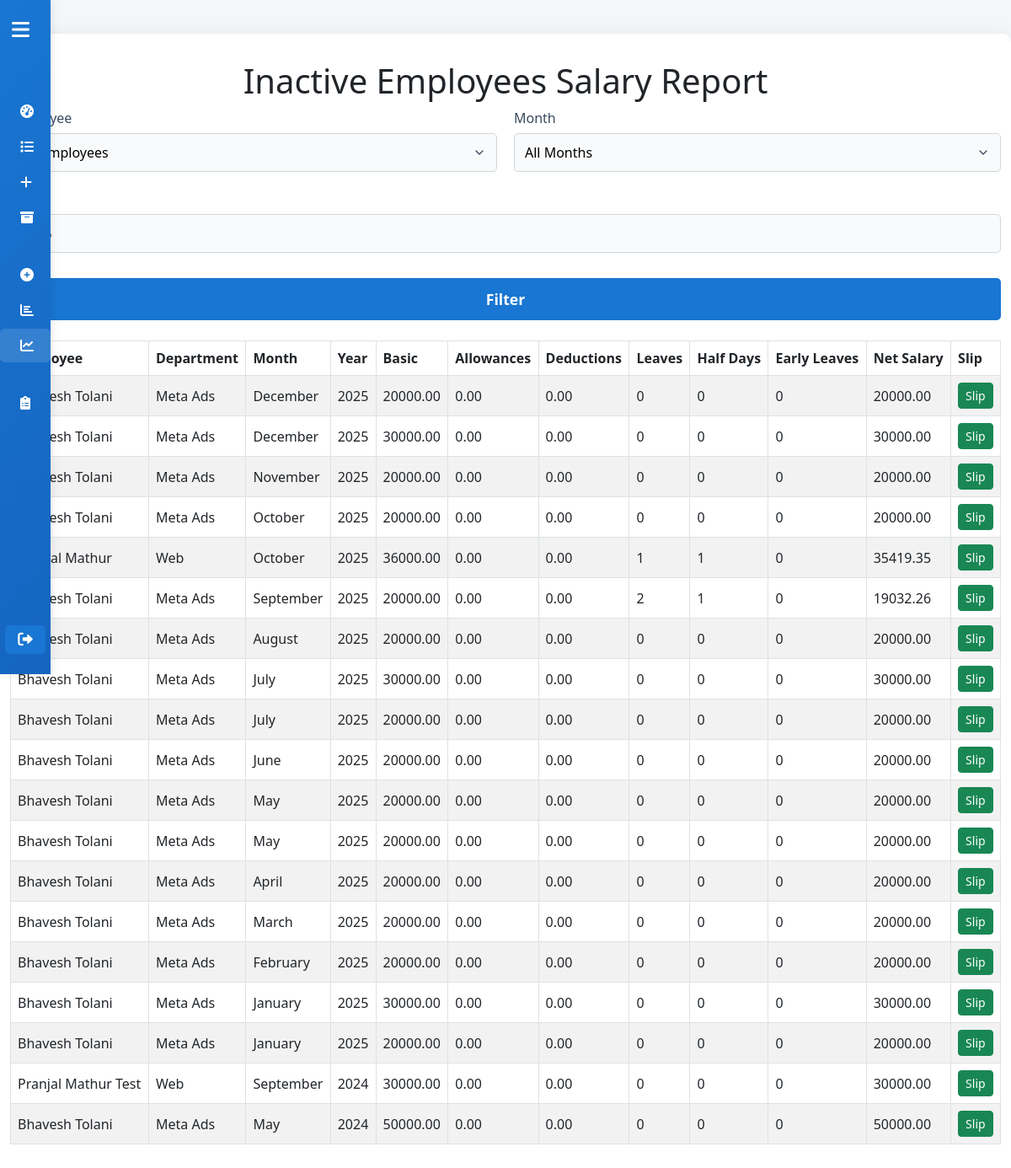
The page /inactive_salary_report.php (signed in) on the database its author committed.
### tables this page shows
CREATE TABLE `salary_records` (
  `id` int(11) NOT NULL,
  `employee_id` int(11) NOT NULL,
  `month` int(11) NOT NULL,
  `year` int(11) NOT NULL,
  `basic_salary` decimal(10,2) NOT NULL,
  `allowances` decimal(10,2) DEFAULT 0.00,
  `deductions` decimal(10,2) DEFAULT 0.00,
  `leaves` int(11) DEFAULT 0,
  `half_days` int(11) DEFAULT 0,
  `early_leaves` int(11) DEFAULT 0,
  `net_salary` decimal(10,2) NOT NULL,
  `created_at` timestamp NULL DEFAULT current_timestamp()
);

CREATE TABLE `employees` (
  `id` int(11) NOT NULL,
  `name` varchar(100) NOT NULL,
  `department` varchar(100) DEFAULT NULL,
  `created_at` timestamp NULL DEFAULT current_timestamp(),
  `status` enum('active','inactive') NOT NULL DEFAULT 'active',
  `email` varchar(255) DEFAULT NULL,
  `dob` date DEFAULT NULL,
  `company_email` varchar(255) DEFAULT NULL,
  `date_of_joining` date DEFAULT NULL,
  `documents_submitted` text DEFAULT NULL,
  `manager` varchar(255) DEFAULT NULL,
  `assets_given` text DEFAULT NULL,
  `basic_salary` decimal(10,2) DEFAULT 0.00,
  `phone` varchar(20) DEFAULT NULL,
  `emergency_phone` varchar(20) DEFAULT NULL,
  `father_name` varchar(100) DEFAULT NULL,
  `address` varchar(255) DEFAULT NULL,
  `city` varchar(100) DEFAULT NULL,
  `state` varchar(100) DEFAULT NULL,
  `qualification` varchar(100) DEFAULT NULL,
  `previous_employers` varchar(255) DEFAULT NULL,
  `bank_name` varchar(100) DEFAULT NULL,
  `branch_name` varchar(100) DEFAULT NULL,
  `account_number` varchar(50) DEFAULT NULL,
  `ifsc_code` varchar(20) DEFAULT NULL,
  `username` varchar(50) DEFAULT NULL,
  `password_hash` varchar(255) DEFAULT NULL
);

### inactive_salary_report.php (the view, shortened to what this page needs)
<?php
require 'db.php';
$where = ["e.status = 'inactive'"];
$sql = "SELECT sr.*, e.name AS employee_name, e.department
        FROM salary_records sr
        JOIN employees e ON sr.employee_id = e.id";
if ($where) {
    $sql .= " WHERE " . implode(' AND ', $where);
}
$sql .= " ORDER BY year DESC, month DESC, employee_name ASC";
$stmt = $conn->prepare($sql);
$stmt->execute();
$records = $stmt->get_result();
?>
<!DOCTYPE html>
<html lang="en">
<head>
    <link rel="stylesheet" href="style.css">
</head>
<body>
    <?php include "header.php" ?>
<div class="container">
    <h1>Inactive Employees Salary Report</h1>
    <form method="GET" class="employee-form" style="margin-bottom: 24px;">
        <div class="form-group">
            <label for="employee_id">Employee</label>
            <select name="employee_id" id="employee_id">
                <option value="">All Employees</option>
            </select>
        </div>
        <div class="form-group">
            <label for="month">Month</label>
            <select name="month" id="month">
                <option value="">All Months</option>
            </select>
        </div>
        <div class="form-group">
            <label for="year">Year</label>
            <input type="number" name="year" id="year" value="<?= isset($_GET['year']) ? htmlspecialchars($_GET['year']) : date('Y') ?>">
        </div>
        <button type="submit">Filter</button>
    </form>
    <table border="1" class="table table-striped table-bordered align-middle">
        <thead>
            <tr>
                <th>Employee</th>
                <th>Department</th>
                <th>Month</th>
                <th>Year</th>
                <th>Basic</th>
                <th>Allowances</th>
                <th>Deductions</th>
                <th>Leaves</th>
                <th>Half Days</th>
                <th>Early Leaves</th>
                <th>Net Salary</th>
                <th>Slip</th>
            </tr>
        </thead>
        <tbody>
        <?php if ($records && $records->num_rows > 0): ?>
            <?php while ($row = $records->fetch_assoc()): ?>
                <tr>
                    <td><?= htmlspecialchars($row['employee_name']) ?></td>
                    <td><?= htmlspecialchars($row['department']) ?></td>
                    <td><?= date('F', mktime(0, 0, 0, $row['month'], 10)) ?></td>
                    <td><?= htmlspecialchars($row['year']) ?></td>
                    <td><?= htmlspecialchars($row['basic_salary']) ?></td>
                    <td><?= htmlspecialchars($row['allowances']) ?></td>
                    <td><?= htmlspecialchars($row['deductions']) ?></td>
                    <td><?= htmlspecialchars($row['leaves']) ?></td>
                    <td><?= htmlspecialchars($row['half_days']) ?></td>
                    <td><?= htmlspecialchars($row['early_leaves']) ?></td>
                    <td><?= htmlspecialchars($row['net_salary']) ?></td>
                    <td>
                        <a href="generate_slip.php?id=<?= htmlspecialchars($row['id']) ?>" class="btn btn-sm btn-success" target="_blank">Slip</a>
                    </td>
                </tr>
            <?php endwhile; ?>
        <?php else: ?>
            <tr><td colspan="12">No records found.</td></tr>
        <?php endif; ?>
        </tbody>
    </table>
</div>
</body>
</html>

### header.php (shortened to what this page needs)
<link href="https://cdn.jsdelivr.net/npm/bootstrap@5.3.0/dist/css/bootstrap.min.css" rel="stylesheet">
<link href="https://cdnjs.cloudflare.com/ajax/libs/font-awesome/6.0.0/css/all.min.css" rel="stylesheet">
<div class="sidebar" id="sidebar">
    <button class="hamburger" id="sidebarToggle" aria-label="Toggle navigation">
        <i class="fas fa-bars"></i>
    </button>
    <div class="sidebar-section">
        <a class="nav-link <?= basename($_SERVER['PHP_SELF']) === 'dashboard.php' ? 'active' : '' ?>" href="dashboard.php">
            <i class="fas fa-tachometer-alt"></i><span class="nav-text">Dashboard</span>
        </a>
        <a class="nav-link <?= basename($_SERVER['PHP_SELF']) === 'employee_list.php' ? 'active' : '' ?>" href="employee_list.php">
            <i class="fas fa-list"></i><span class="nav-text">Employee List</span>
        </a>
        <a class="nav-link <?= basename($_SERVER['PHP_SELF']) === 'employees.php' ? 'active' : '' ?>" href="employees.php">
            <i class="fas fa-plus"></i><span class="nav-text">Add Employee</span>
        </a>
        <a class="nav-link <?= basename($_SERVER['PHP_SELF']) === 'archived_employees.php' ? 'active' : '' ?>" href="archived_employees.php">
            <i class="fas fa-archive"></i><span class="nav-text">Archived Employees</span>
        </a>
    </div>
    <div class="sidebar-section">
        <a class="nav-link <?= basename($_SERVER['PHP_SELF']) === 'salary_entry.php' ? 'active' : '' ?>" href="salary_entry.php">
            <i class="fas fa-plus-circle"></i><span class="nav-text">Salary Entry</span>
        </a>
        <a class="nav-link <?= basename($_SERVER['PHP_SELF']) === 'salary_report.php' ? 'active' : '' ?>" href="salary_report.php">
            <i class="fas fa-chart-bar"></i><span class="nav-text">Salary Report</span>
        </a>
        <a class="nav-link <?= basename($_SERVER['PHP_SELF']) === 'inactive_salary_report.php' ? 'active' : '' ?>" href="inactive_salary_report.php">
            <i class="fas fa-chart-line"></i><span class="nav-text">Inactive Salary Report</span>
        </a>
    </div>
    <div class="sidebar-section">
        <a class="nav-link <?= basename($_SERVER['PHP_SELF']) === 'leave_applications.php' ? 'active' : '' ?>" href="leave_applications.php">
            <i class="fas fa-clipboard-list"></i><span class="nav-text">Leave Applications</span>
        </a>
    </div>
    <form action="logout.php" method="post" class="logout-btn">
        <button type="submit" class="btn btn-danger w-100 d-flex align-items-center justify-content-center">
            <i class="fas fa-sign-out-alt"></i><span class="logout-text">Logout</span>
        </button>
    </form>
</div>

### style.css (style rules this page uses)
body { font-family: 'Segoe UI', Arial, sans-serif; background: #f4f6f8; margin: 0; padding: 0; }
.container { max-width: 1240px !important; margin: 40px auto; background: #fff; border-radius: 10px; box-shadow: 0 4px 24px rgba(0,0,0,0.08); padding: 32px 24px 32px 24px; }
h1, h2 { text-align: center; color: #2d3a4b; margin-bottom: 24px; }
form { display: flex; flex-wrap: wrap; gap: 20px; margin-bottom: 32px; justify-content: space-between; }
.form-group { flex: 1 1 45%; display: flex; flex-direction: column; margin-bottom: 0; }
.form-group label { margin-bottom: 6px; color: #3a4a5d; font-weight: 500; }
.form-group input { padding: 10px 12px; border: 1px solid #cfd8dc; border-radius: 5px; font-size: 1rem; background: #f9fafb; transition: border 0.2s; }
.form-group select { padding: 10px 12px; border: 1px solid #cfd8dc; border-radius: 5px; font-size: 1rem; background: #f9fafb; transition: border 0.2s; cursor: pointer; appearance: none; -webkit-appearance: none; -moz-appearance: none; background-repeat: no-repeat; background-position: right 12px center; background-size: 16px; padding-right: 40px; }
button[type="submit"] { flex: 1 1 100%; padding: 12px 0; background: #1976d2; color: #fff; border: none; border-radius: 5px; font-size: 1.1rem; font-weight: 600; cursor: pointer; margin-top: 10px; transition: background 0.2s; }

### header.php (style rules this page uses)
body { background: #f4f6fa; }
.sidebar { position: fixed; top: 0; left: 0; height: 100vh; width: 60px; background: linear-gradient(135deg, #1976d2 0%, #1565c0 100%); color: #fff; z-index: 1040; box-shadow: 2px 0 10px rgba(0,0,0,0.08); display: flex; flex-direction: column; align-items: center; padding-top: 1rem; transition: width 0.2s; }
.sidebar .hamburger { background: none; border: none; color: #fff; font-size: 1.5rem; margin-bottom: 1.5rem; margin-left: 0.5rem; cursor: pointer; outline: none; align-self: flex-start; }
.sidebar .nav-link { color: #fff; font-weight: 500; border-radius: 6px; margin: 2px 0; padding: 0.75rem 1.5rem; transition: all 0.2s; display: flex; align-items: center; width: 100%; white-space: nowrap; }
.sidebar .nav-link.active, .sidebar .nav-link:hover { background: rgba(255,255,255,0.13); color: #fff; font-weight: 600; }
.sidebar .sidebar-section { margin-bottom: 1.5rem; width: 100%; }
.sidebar .logout-btn { margin-top: auto; margin-bottom: 1.5rem; width: 80%; align-self: center; }
.sidebar:not(.expanded) .logout-btn .btn { width: 40px; padding: 0.5rem 0.5rem; }

### rows shown on the page
salary_records: employee.name "Bhavesh Tolani", employee.department "Meta Ads", month "December", year "2025", basic_salary "20000.00", allowances "0.00", deductions "0.00", leaves "0", half_days "0", early_leaves "0", net_salary "20000.00"
salary_records: employee.name "Bhavesh Tolani", employee.department "Meta Ads", month "December", year "2025", basic_salary "30000.00", allowances "0.00", deductions "0.00", leaves "0", half_days "0", early_leaves "0", net_salary "30000.00"
salary_records: employee.name "Bhavesh Tolani", employee.department "Meta Ads", month "November", year "2025", basic_salary "20000.00", allowances "0.00", deductions "0.00", leaves "0", half_days "0", early_leaves "0", net_salary "20000.00"
salary_records: employee.name "Bhavesh Tolani", employee.department "Meta Ads", month "October", year "2025", basic_salary "20000.00", allowances "0.00", deductions "0.00", leaves "0", half_days "0", early_leaves "0", net_salary "20000.00"
salary_records: employee.name "Pranjal Mathur", employee.department "Web", month "October", year "2025", basic_salary "36000.00", allowances "0.00", deductions "0.00", leaves "1", half_days "1", early_leaves "0", net_salary "35419.35"
salary_records: employee.name "Bhavesh Tolani", employee.department "Meta Ads", month "September", year "2025", basic_salary "20000.00", allowances "0.00", deductions "0.00", leaves "2", half_days "1", early_leaves "0", net_salary "19032.26"
salary_records: employee.name "Bhavesh Tolani", employee.department "Meta Ads", month "August", year "2025", basic_salary "20000.00", allowances "0.00", deductions "0.00", leaves "0", half_days "0", early_leaves "0", net_salary "20000.00"
salary_records: employee.name "Bhavesh Tolani", employee.department "Meta Ads", month "July", year "2025", basic_salary "30000.00", allowances "0.00", deductions "0.00", leaves "0", half_days "0", early_leaves "0", net_salary "30000.00"
salary_records: employee.name "Bhavesh Tolani", employee.department "Meta Ads", month "July", year "2025", basic_salary "20000.00", allowances "0.00", deductions "0.00", leaves "0", half_days "0", early_leaves "0", net_salary "20000.00"
salary_records: employee.name "Bhavesh Tolani", employee.department "Meta Ads", month "June", year "2025", basic_salary "20000.00", allowances "0.00", deductions "0.00", leaves "0", half_days "0", early_leaves "0", net_salary "20000.00"
salary_records: employee.name "Bhavesh Tolani", employee.department "Meta Ads", month "May", year "2025", basic_salary "20000.00", allowances "0.00", deductions "0.00", leaves "0", half_days "0", early_leaves "0", net_salary "20000.00"
salary_records: employee.name "Bhavesh Tolani", employee.department "Meta Ads", month "May", year "2025", basic_salary "20000.00", allowances "0.00", deductions "0.00", leaves "0", half_days "0", early_leaves "0", net_salary "20000.00"
salary_records: employee.name "Bhavesh Tolani", employee.department "Meta Ads", month "April", year "2025", basic_salary "20000.00", allowances "0.00", deductions "0.00", leaves "0", half_days "0", early_leaves "0", net_salary "20000.00"
salary_records: employee.name "Bhavesh Tolani", employee.department "Meta Ads", month "March", year "2025", basic_salary "20000.00", allowances "0.00", deductions "0.00", leaves "0", half_days "0", early_leaves "0", net_salary "20000.00"
salary_records: employee.name "Bhavesh Tolani", employee.department "Meta Ads", month "February", year "2025", basic_salary "20000.00", allowances "0.00", deductions "0.00", leaves "0", half_days "0", early_leaves "0", net_salary "20000.00"
salary_records: employee.name "Bhavesh Tolani", employee.department "Meta Ads", month "January", year "2025", basic_salary "30000.00", allowances "0.00", deductions "0.00", leaves "0", half_days "0", early_leaves "0", net_salary "30000.00"
salary_records: employee.name "Bhavesh Tolani", employee.department "Meta Ads", month "January", year "2025", basic_salary "20000.00", allowances "0.00", deductions "0.00", leaves "0", half_days "0", early_leaves "0", net_salary "20000.00"
salary_records: employee.name "Pranjal Mathur Test", employee.department "Web", month "September", year "2024", basic_salary "30000.00", allowances "0.00", deductions "0.00", leaves "0", half_days "0", early_leaves "0", net_salary "30000.00"
salary_records: employee.name "Bhavesh Tolani", employee.department "Meta Ads", month "May", year "2024", basic_salary "50000.00", allowances "0.00", deductions "0.00", leaves "0", half_days "0", early_leaves "0", net_salary "50000.00"
